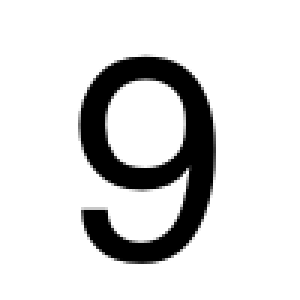
#> input picture working_on/save_model/data/image0.png, 100 x 100 px (shown 3 times larger)
$ python -i ImgLoader.py   (imports and definitions only)
#> lines starting #> are read from the running program, lines starting #| are printed output that depends on the picture
import numpy as np
import matplotlib.pyplot as plt
import matplotlib.image as mpimg
from PIL import Image
from PIL import ImageFilter


def ImgLoader_rgb2gray(rgb):
    return np.dot(rgb[...,:3], [0.299, 0.587, 0.114])

def ImgLoader_28X28InvGray(path):
#> called with path = 'data/image0.png'
    img = Image.open(path).filter(ImageFilter.GaussianBlur(1.1))
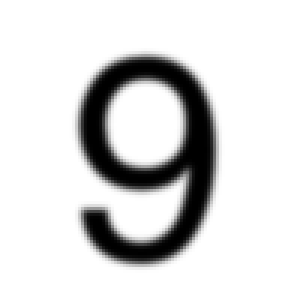
#> img: PIL image 100x100 RGBA (shown 3 times larger); mean R, G, B, A 217.8, 217.8, 217.8, 255
    img=img.resize((28,28))
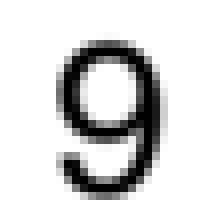
#> img: PIL image 28x28 RGBA (shown 8 times larger); mean R, G, B, A 217.7, 217.7, 217.7, 255
    img = np.asarray(img)
    gray = ImgLoader_rgb2gray(img)
    gray = 1-gray.flatten()/255
#> gray = 784 values, max 1 at index 179, min 1.11e-16 at index 0, mean 0.146
    #plt.imshow(gray, cmap = plt.get_cmap('gray'))
    #plt.show()
    return gray

>>> result = ImgLoader_28X28InvGray('data/image0.png')
#> result has the same summary as gray in ImgLoader_28X28InvGray
